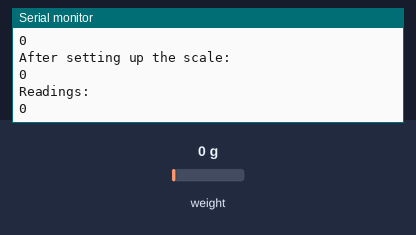
This sketch was run on a simulated Arduino Uno, built with avr-gcc and run on an emulated ATmega328P. On the bench: the last lines printed to the serial monitor. The test bench sets the inputs (shaded band); at power-on: weight on the scale 0 g.

Above: at 3.2 s.
3.3 s: weight on the scale set to 100 g
At 5.3 s:
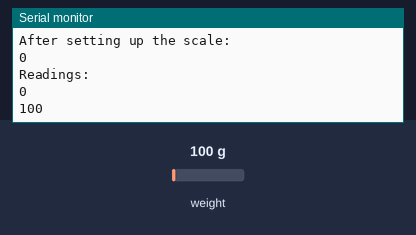
5.4 s: weight on the scale set to 1250 g
At 8.0 s:
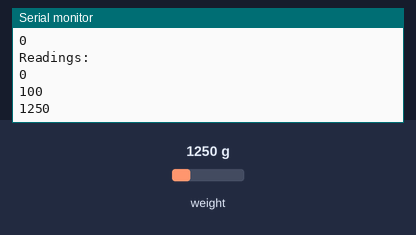
Timing chart, 0 to 9.5 s (numbered marks = the images above; inputs shaded):
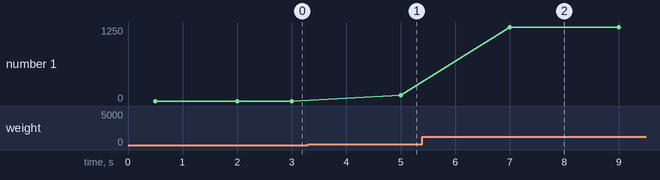

The sketch:

HX711_Calibration_2.ino
```cpp
#include "HX711.h"

// 接線設定
const int DT_PIN = 6;
const int SCK_PIN = 5;

const int scale_factor = 68; //比例參數，從校正程式中取得

HX711 scale;

void setup() {
  Serial.begin(9600);
  Serial.println("Initializing the scale");

  scale.begin(DT_PIN, SCK_PIN);

  Serial.println("Before setting up the scale:");

  Serial.println(scale.get_units(5), 0);  //未設定比例參數前的數值

  scale.set_scale(scale_factor);       // 設定比例參數
  scale.tare();               // 歸零

  Serial.println("After setting up the scale:");

  Serial.println(scale.get_units(5), 0);  //設定比例參數後的數值

  Serial.println("Readings:");  //在這個訊息之前都不要放東西在電子稱上
}

void loop() {

  Serial.println(scale.get_units(10), 0);

  scale.power_down();             // 進入睡眠模式
  delay(1000);
  scale.power_up();               // 結束睡眠模式
}
```

Measured:
- after the input at 3.3 s, the serial monitor: prints a new line after 1.7 s (image 1)
- after the input at 5.4 s, the serial monitor: prints a new line after 1.6 s (image 2)
- plotted number 1: 0 → 100 after the input at 3.3 s, 100 → 1250 after the input at 5.4 s
